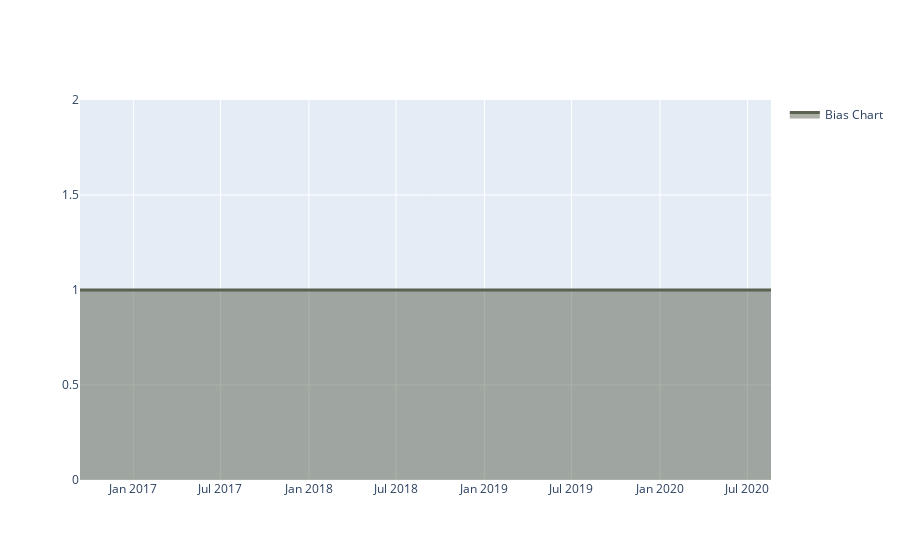

Notebook cell for this chart:
### Code cell
# show bias chart:
biaschart = stat.to_pandas()["bias"]
qngraph.make_plot_filled(biaschart.index, biaschart, color="#5A6351", name="Bias Chart")

### Figure 1 — Plotly figure (JSON) as saved in the notebook; plotly's stock layout.template omitted (floating-point values rounded to 4 significant figures; data arrays with more than 128 entries replaced by an {"elided": "..."} marker saying what was removed)
{"data": [{"fill": "tonexty", "line": {"color": "#5A6351", "width": 3}, "name": "Bias Chart", "type": "scatter", "x": {"elided": "992 str values"}, "y": {"elided": "992 int values"}}], "layout": {"showlegend": true, "yaxis": {"range": [1, 1]}}}
